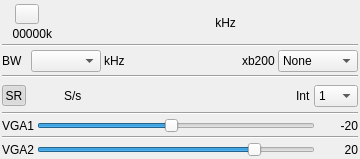
<?xml version="1.0" encoding="UTF-8"?>
<ui version="4.0">
 <class>Bladerf1OutputGui</class>
 <widget class="QWidget" name="Bladerf1OutputGui">
  <property name="geometry">
   <rect>
    <x>0</x>
    <y>0</y>
    <width>360</width>
    <height>159</height>
   </rect>
  </property>
  <property name="sizePolicy">
   <sizepolicy hsizetype="Minimum" vsizetype="Minimum">
    <horstretch>0</horstretch>
    <verstretch>0</verstretch>
   </sizepolicy>
  </property>
  <property name="minimumSize">
   <size>
    <width>360</width>
    <height>159</height>
   </size>
  </property>
  <property name="maximumSize">
   <size>
    <width>380</width>
    <height>214</height>
   </size>
  </property>
  <property name="font">
   <font>
    <family>Liberation Sans</family>
    <pointsize>9</pointsize>
   </font>
  </property>
  <property name="windowTitle">
   <string>BladeRF1</string>
  </property>
  <layout class="QVBoxLayout" name="verticalLayout">
   <property name="spacing">
    <number>3</number>
   </property>
   <property name="leftMargin">
    <number>2</number>
   </property>
   <property name="topMargin">
    <number>2</number>
   </property>
   <property name="rightMargin">
    <number>2</number>
   </property>
   <property name="bottomMargin">
    <number>2</number>
   </property>
   <item>
    <layout class="QHBoxLayout" name="horizontalLayout_freq">
     <property name="topMargin">
      <number>2</number>
     </property>
     <item>
      <layout class="QVBoxLayout" name="deviceUILayout">
       <item>
        <layout class="QHBoxLayout" name="deviceButtonsLayout">
         <item>
          <widget class="ButtonSwitch" name="startStop">
           <property name="toolTip">
            <string>start/stop acquisition</string>
           </property>
           <property name="text">
            <string/>
           </property>
           <property name="icon">
            <iconset resource="../../../sdrgui/resources/res.qrc">
             <normaloff>:/play.png</normaloff>
             <normalon>:/stop.png</normalon>:/play.png</iconset>
           </property>
          </widget>
         </item>
        </layout>
       </item>
       <item>
        <layout class="QHBoxLayout" name="deviceRateLayout">
         <item>
          <widget class="QLabel" name="deviceRateText">
           <property name="minimumSize">
            <size>
             <width>50</width>
             <height>0</height>
            </size>
           </property>
           <property name="toolTip">
            <string>I/Q sample rate kS/s</string>
           </property>
           <property name="text">
            <string>00000k</string>
           </property>
           <property name="alignment">
            <set>Qt::AlignRight|Qt::AlignTrailing|Qt::AlignVCenter</set>
           </property>
          </widget>
         </item>
        </layout>
       </item>
      </layout>
     </item>
     <item>
      <spacer name="freqLeftSpacer">
       <property name="orientation">
        <enum>Qt::Horizontal</enum>
       </property>
       <property name="sizeHint" stdset="0">
        <size>
         <width>0</width>
         <height>0</height>
        </size>
       </property>
      </spacer>
     </item>
     <item>
      <widget class="ValueDial" name="centerFrequency" native="true">
       <property name="sizePolicy">
        <sizepolicy hsizetype="Maximum" vsizetype="Maximum">
         <horstretch>0</horstretch>
         <verstretch>0</verstretch>
        </sizepolicy>
       </property>
       <property name="minimumSize">
        <size>
         <width>32</width>
         <height>16</height>
        </size>
       </property>
       <property name="font">
        <font>
         <family>Liberation Mono</family>
         <pointsize>16</pointsize>
        </font>
       </property>
       <property name="cursor">
        <cursorShape>PointingHandCursor</cursorShape>
       </property>
       <property name="focusPolicy">
        <enum>Qt::StrongFocus</enum>
       </property>
       <property name="toolTip">
        <string>Tuner center frequency in kHz</string>
       </property>
      </widget>
     </item>
     <item>
      <widget class="QLabel" name="freqUnits">
       <property name="text">
        <string> kHz</string>
       </property>
      </widget>
     </item>
     <item>
      <spacer name="freqRightlSpacer">
       <property name="orientation">
        <enum>Qt::Horizontal</enum>
       </property>
       <property name="sizeHint" stdset="0">
        <size>
         <width>0</width>
         <height>0</height>
        </size>
       </property>
      </spacer>
     </item>
    </layout>
   </item>
   <item>
    <widget class="Line" name="line">
     <property name="orientation">
      <enum>Qt::Horizontal</enum>
     </property>
    </widget>
   </item>
   <item>
    <layout class="QGridLayout" name="gridLayout_corr">
     <item row="0" column="4">
      <spacer name="horizontalSpacer_2">
       <property name="orientation">
        <enum>Qt::Horizontal</enum>
       </property>
       <property name="sizeHint" stdset="0">
        <size>
         <width>40</width>
         <height>20</height>
        </size>
       </property>
      </spacer>
     </item>
     <item row="0" column="5">
      <widget class="QLabel" name="xb200Label">
       <property name="text">
        <string>xb200</string>
       </property>
      </widget>
     </item>
     <item row="0" column="6">
      <widget class="QComboBox" name="xb200">
       <property name="toolTip">
        <string>XB200 board mode</string>
       </property>
       <property name="currentText">
        <string>None</string>
       </property>
       <property name="currentIndex">
        <number>0</number>
       </property>
       <property name="maxVisibleItems">
        <number>5</number>
       </property>
       <item>
        <property name="text">
         <string>None</string>
        </property>
       </item>
       <item>
        <property name="text">
         <string>Bypass</string>
        </property>
       </item>
       <item>
        <property name="text">
         <string>Auto 1dB</string>
        </property>
       </item>
       <item>
        <property name="text">
         <string>Auto 3dB</string>
        </property>
       </item>
       <item>
        <property name="text">
         <string>Custom</string>
        </property>
       </item>
       <item>
        <property name="text">
         <string>50M</string>
        </property>
       </item>
       <item>
        <property name="text">
         <string>144M</string>
        </property>
       </item>
       <item>
        <property name="text">
         <string>222M</string>
        </property>
       </item>
      </widget>
     </item>
     <item row="0" column="1">
      <widget class="QLabel" name="bandwidthLabel">
       <property name="sizePolicy">
        <sizepolicy hsizetype="Maximum" vsizetype="Preferred">
         <horstretch>0</horstretch>
         <verstretch>0</verstretch>
        </sizepolicy>
       </property>
       <property name="text">
        <string>BW  </string>
       </property>
      </widget>
     </item>
     <item row="0" column="2">
      <widget class="QComboBox" name="bandwidth">
       <property name="maximumSize">
        <size>
         <width>70</width>
         <height>16777215</height>
        </size>
       </property>
       <property name="toolTip">
        <string>IF bandwidth in kHz</string>
       </property>
      </widget>
     </item>
     <item row="0" column="3">
      <widget class="QLabel" name="bandwidthUnit">
       <property name="text">
        <string>kHz</string>
       </property>
      </widget>
     </item>
    </layout>
   </item>
   <item>
    <widget class="Line" name="line_freq">
     <property name="orientation">
      <enum>Qt::Horizontal</enum>
     </property>
    </widget>
   </item>
   <item>
    <layout class="QHBoxLayout" name="sampleRateLayout">
     <property name="topMargin">
      <number>4</number>
     </property>
     <property name="bottomMargin">
      <number>2</number>
     </property>
     <item>
      <widget class="QToolButton" name="sampleRateMode">
       <property name="minimumSize">
        <size>
         <width>24</width>
         <height>0</height>
        </size>
       </property>
       <property name="maximumSize">
        <size>
         <width>24</width>
         <height>16777215</height>
        </size>
       </property>
       <property name="toolTip">
        <string>Toggle between device to host (SR) and base band (BB) sample rate input</string>
       </property>
       <property name="text">
        <string>SR</string>
       </property>
       <property name="checkable">
        <bool>true</bool>
       </property>
       <property name="checked">
        <bool>true</bool>
       </property>
      </widget>
     </item>
     <item>
      <widget class="ValueDial" name="sampleRate" native="true">
       <property name="sizePolicy">
        <sizepolicy hsizetype="Maximum" vsizetype="Maximum">
         <horstretch>0</horstretch>
         <verstretch>0</verstretch>
        </sizepolicy>
       </property>
       <property name="minimumSize">
        <size>
         <width>32</width>
         <height>16</height>
        </size>
       </property>
       <property name="font">
        <font>
         <family>Liberation Mono</family>
         <pointsize>12</pointsize>
        </font>
       </property>
       <property name="cursor">
        <cursorShape>PointingHandCursor</cursorShape>
       </property>
       <property name="toolTip">
        <string>Device sample rate (S/s)</string>
       </property>
      </widget>
     </item>
     <item>
      <widget class="QLabel" name="samplerateUnit">
       <property name="text">
        <string>S/s</string>
       </property>
      </widget>
     </item>
     <item>
      <spacer name="horizontalSpacer_4">
       <property name="orientation">
        <enum>Qt::Horizontal</enum>
       </property>
       <property name="sizeHint" stdset="0">
        <size>
         <width>40</width>
         <height>20</height>
        </size>
       </property>
      </spacer>
     </item>
     <item>
      <widget class="QLabel" name="label_interp">
       <property name="text">
        <string>Int</string>
       </property>
      </widget>
     </item>
     <item>
      <widget class="QComboBox" name="interp">
       <property name="maximumSize">
        <size>
         <width>50</width>
         <height>16777215</height>
        </size>
       </property>
       <property name="toolTip">
        <string>Interpolation factor</string>
       </property>
       <property name="currentIndex">
        <number>0</number>
       </property>
       <item>
        <property name="text">
         <string>1</string>
        </property>
       </item>
       <item>
        <property name="text">
         <string>2</string>
        </property>
       </item>
       <item>
        <property name="text">
         <string>4</string>
        </property>
       </item>
       <item>
        <property name="text">
         <string>8</string>
        </property>
       </item>
       <item>
        <property name="text">
         <string>16</string>
        </property>
       </item>
       <item>
        <property name="text">
         <string>32</string>
        </property>
       </item>
      </widget>
     </item>
    </layout>
   </item>
   <item>
    <widget class="Line" name="line_lna">
     <property name="orientation">
      <enum>Qt::Horizontal</enum>
     </property>
    </widget>
   </item>
   <item>
    <layout class="QGridLayout" name="gridLayout_vga1">
     <property name="spacing">
      <number>3</number>
     </property>
     <item row="0" column="1">
      <widget class="QSlider" name="vga1">
       <property name="toolTip">
        <string>Amplifier before filtering gain (dB)</string>
       </property>
       <property name="minimum">
        <number>-35</number>
       </property>
       <property name="maximum">
        <number>-4</number>
       </property>
       <property name="pageStep">
        <number>1</number>
       </property>
       <property name="value">
        <number>-20</number>
       </property>
       <property name="orientation">
        <enum>Qt::Horizontal</enum>
       </property>
      </widget>
     </item>
     <item row="0" column="2">
      <widget class="QLabel" name="vga1Text">
       <property name="minimumSize">
        <size>
         <width>40</width>
         <height>0</height>
        </size>
       </property>
       <property name="text">
        <string>-20</string>
       </property>
       <property name="alignment">
        <set>Qt::AlignRight|Qt::AlignTrailing|Qt::AlignVCenter</set>
       </property>
      </widget>
     </item>
     <item row="0" column="0">
      <widget class="QLabel" name="vga1Label">
       <property name="text">
        <string>VGA1</string>
       </property>
      </widget>
     </item>
    </layout>
   </item>
   <item>
    <widget class="Line" name="line_vga1">
     <property name="orientation">
      <enum>Qt::Horizontal</enum>
     </property>
    </widget>
   </item>
   <item>
    <layout class="QGridLayout" name="gridLayout_vga2" columnstretch="0,0,0">
     <property name="spacing">
      <number>3</number>
     </property>
     <item row="0" column="0">
      <widget class="QLabel" name="vga2Label">
       <property name="text">
        <string>VGA2</string>
       </property>
      </widget>
     </item>
     <item row="0" column="1">
      <widget class="QSlider" name="vga2">
       <property name="toolTip">
        <string>Amplifier before ADC gain (dB)</string>
       </property>
       <property name="maximum">
        <number>25</number>
       </property>
       <property name="singleStep">
        <number>1</number>
       </property>
       <property name="pageStep">
        <number>1</number>
       </property>
       <property name="value">
        <number>20</number>
       </property>
       <property name="orientation">
        <enum>Qt::Horizontal</enum>
       </property>
      </widget>
     </item>
     <item row="0" column="2">
      <widget class="QLabel" name="vga2Text">
       <property name="minimumSize">
        <size>
         <width>40</width>
         <height>0</height>
        </size>
       </property>
       <property name="text">
        <string>20</string>
       </property>
       <property name="alignment">
        <set>Qt::AlignRight|Qt::AlignTrailing|Qt::AlignVCenter</set>
       </property>
      </widget>
     </item>
    </layout>
   </item>
  </layout>
 </widget>
 <customwidgets>
  <customwidget>
   <class>ValueDial</class>
   <extends>QWidget</extends>
   <header>gui/valuedial.h</header>
   <container>1</container>
  </customwidget>
  <customwidget>
   <class>ButtonSwitch</class>
   <extends>QToolButton</extends>
   <header>gui/buttonswitch.h</header>
  </customwidget>
 </customwidgets>
 <resources>
  <include location="../../../sdrgui/resources/res.qrc"/>
 </resources>
 <connections/>
</ui>
